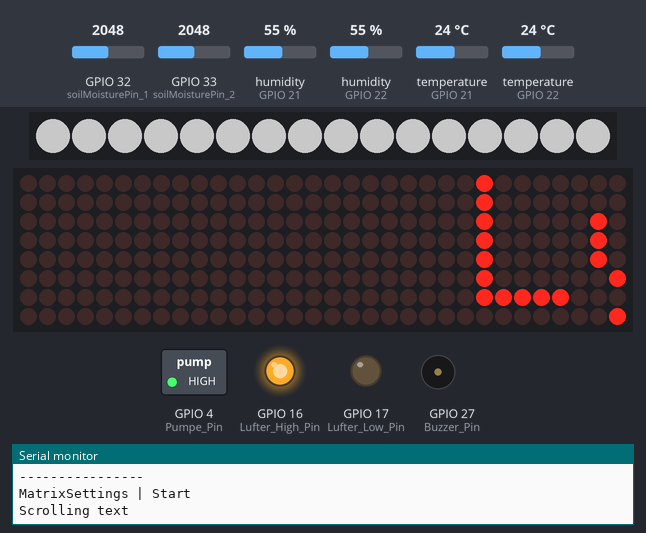
Simulated run of this program. Board: ESP32. Parts: 16 RGB LEDs in strip order, left to right, 32×8 LED matrix, switched loads named in the program (green lamp = pin HIGH), output pins drawn as LEDs (lit = HIGH), buzzer (waves = sounding, pin HIGH), the last lines printed to the serial monitor. The test bench sets the inputs (shaded band); at power-on: temperature (sensors on GPIO 21, GPIO 22) 24 °C, GPIO 32 (soilMoisturePin_1) = 2048, GPIO 33 (soilMoisturePin_2) = 2048, humidity (sensors on GPIO 21, GPIO 22) 55 %. Dim RGB values are drawn brighter than linear; WiFi joins after 1.5 s; servers stay silent unless stated.

Above: at 1.4 s.
1.5 s: temperature (sensor on GPIO 21) set to 25.4 °C
At 8.74 s:
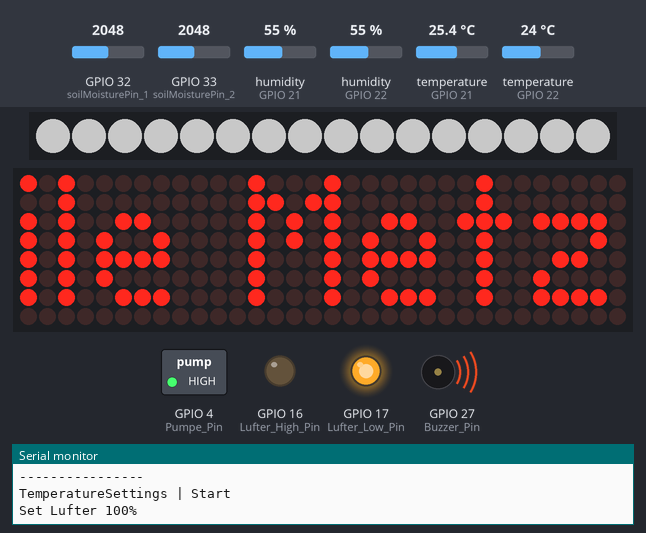
9.2 s: temperature (sensor on GPIO 21) set to 12 °C
At 9.68 s:
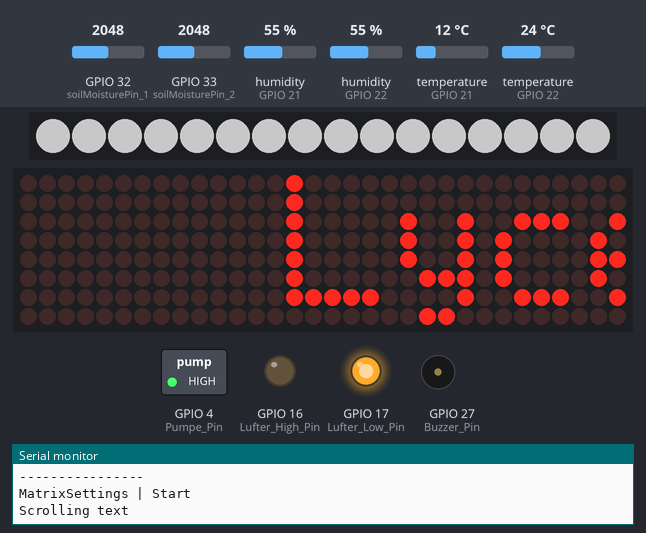
16.9 s: temperature (sensor on GPIO 22) set to 20 °C
25.2 s: temperature (sensor on GPIO 22) set to 19.1 °C
At 32.07 s:
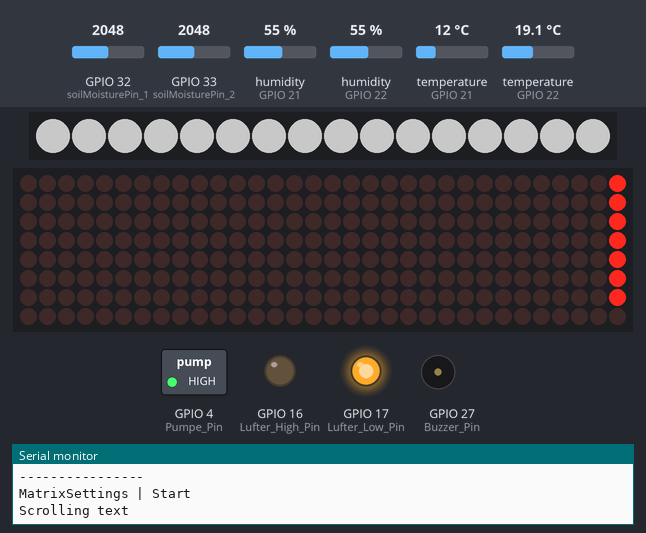
Timing chart, 0 to 33.6 s (numbered marks = the images above; inputs shaded):
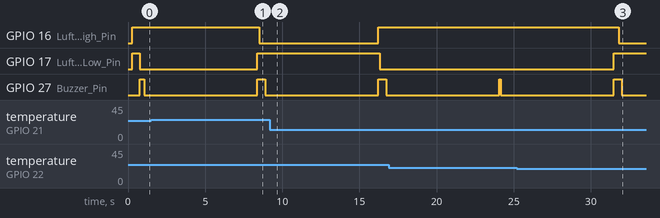

Measured:
- the behaviour switches between 24.9 and 25 °C on temperature (sensor on GPIO 21) (found by bisection; images 0 and 1)
- the behaviour switches between 19.5 and 19.4 °C on temperature (sensor on GPIO 22) (found by bisection; images 2 and 3)
- after the input at 1.5 s, GPIO 16 (Lufter_High_Pin): HIGH → LOW after 7.0 s; GPIO 17 (Lufter_Low_Pin): LOW → HIGH after 6.9 s
- after the input at 9.2 s, GPIO 16 (Lufter_High_Pin): LOW → HIGH after 7.0 s; GPIO 17 (Lufter_Low_Pin): HIGH → LOW after 7.1 s
- after the input at 25.2 s, GPIO 16 (Lufter_High_Pin): HIGH → LOW after 6.6 s; GPIO 17 (Lufter_Low_Pin): LOW → HIGH after 6.3 s
- what the display in image 1 shows lasts 3.9 s, from 5.0 s to 8.9 s

The program:

main.cpp
```cpp
#include <Arduino.h>
#include <Wlan.h>
#include <Request.h>
#include <config.h>
#include <variables.h>

#include <SPI.h>

#include "DHT.h"
#include "Adafruit_NeoPixel.h"
#include "MD_MAX72XX.h"

#define apiSettings DEF_SETTINGS
#define apiSensor   DEF_SENSOR

Wlan    wlan;
Request settings(uri, apiSettings);
Request sensor(uri, apiSensor);

DHT dht_1(DHTPIN_1, DHTTYPE_1);
DHT dht_2(DHTPIN_2, DHTTYPE_2);

Adafruit_NeoPixel neoPixel(NeoPixel_NUM,NeoPixel_PIN,NEO_GRB + NEO_KHZ800);

MD_MAX72XX matrix = MD_MAX72XX(MATRIX_HARDWARE_TYPE,MATRIX_DIN_PIN,MATRIX_CLK_PIN,MATRIX_CS_PIN,MATRIX_MAX_DEVICES);

float round_to_two_decimal(float value) {
  float factor = 100.0;
  float roundedValue = round(value * factor) / factor;
  return roundedValue;
}

void setup(void) {
  Serial.begin(115200);
  Serial.println("Starting up ...");

  wlan.connect();

  dht_1.begin();
  dht_2.begin();

  neoPixel.begin();
  neoPixel.clear();

  matrix.begin();

  pinMode(Lufter_Low_Pin ,OUTPUT);
  pinMode(Lufter_High_Pin ,OUTPUT);
  pinMode(Pumpe_Pin ,OUTPUT);
  pinMode(Buzzer_Pin ,OUTPUT);
  pinMode(soilMoisturePin_1, INPUT);
  pinMode(soilMoisturePin_2, INPUT);

  digitalWrite(Lufter_Low_Pin, 1);
  digitalWrite(Lufter_High_Pin, 1);
  digitalWrite(Pumpe_Pin, 1);
  digitalWrite(Buzzer_Pin, 0);
};

int POST_Sensor() {
  sensor.set.temperature_1(round_to_two_decimal(temperature_1));
  sensor.set.temperature_2(round_to_two_decimal(temperature_2));
  sensor.set.humidity_1(round_to_two_decimal(humidity_1));
  sensor.set.humidity_2(round_to_two_decimal(humidity_2));
  sensor.set.soilMoisture_1(soilMoisture_1);
  sensor.set.soilMoisture_2(soilMoisture_2);
  sensor.set.statusPumpe(statusPumpe);
  sensor.set.statusLufter_Low(statusLufter_Low);
  sensor.set.statusLufter_High(statusLufter_High);
  sensor.set.statusLight(statusLight);
  int http_code = sensor.post(false);
  if(http_code < 200 || http_code >= 300) {
    Serial.println("UpdateValues -> Error Code: " + String(http_code));
  };
  return http_code;
};

void GET_Settings() {
    temperature_Min   = settings.get.temperature_Min();
    temperature_Avg   = settings.get.temperature_Avg();
    temperature_Max   = settings.get.temperature_Max();
    soilMoisture_Min  = settings.get.soilMoisture_Min();
    soilMoisture_Max  = settings.get.soilMoisture_Max();
    setLufter_Low     = settings.get.setLufter_Low();
    setLufter_High    = settings.get.setLufter_High();
    setLight          = settings.get.setLight();
    setPumpe          = settings.get.setPumpe();
    setRgbLed         = settings.get.setRgbLed();
    setMatrixLed      = settings.get.setMatrixLed();
}

int *rgb_String_To_Int(String rgb) {
  int startPos  = rgb.indexOf("(");
  int lastPos   = rgb.indexOf(")");

  String rgbValues = rgb.substring(startPos + 1, lastPos);

  int commaPos1 = rgbValues.indexOf(",");
  int commaPos2 = rgbValues.lastIndexOf(",");

  String r_String = rgbValues.substring(0 , commaPos1);
  String g_String = rgbValues.substring(commaPos1 + 1, commaPos2);
  String b_String = rgbValues.substring(commaPos2 + 1);

  static int rgbArray[3];
  rgbArray[0] = r_String.toInt();
  rgbArray[1] = g_String.toInt();
  rgbArray[2] = b_String.toInt();

  return rgbArray;
}

void scrollText(const char *p) {
  uint8_t charWidth;
  uint8_t cBuf[8];

  Serial.println("\nScrolling text");
  matrix.clear();

  while (*p != '\0') {
    charWidth = matrix.getChar(*p++, sizeof(cBuf) / sizeof(cBuf[0]), cBuf);

    for (uint8_t i=0; i<=charWidth; i++) { // allow space between characters
      	matrix.transform(MD_MAX72XX::TSL);
      	if (i < charWidth) {
        	matrix.setColumn(0, cBuf[i]);
        	delay(50);
	};
    };
  };
};

void BuzzerSet(int time) {
	if(setBuzzer) {
		digitalWrite(Buzzer_Pin, 1);
		delay(time);
		digitalWrite(Buzzer_Pin, 0);
	};
};

void LufterSet(int lufter, bool set) {
	if(lufter == 0) {
		set ? digitalWrite(Lufter_Low_Pin, 0)/* ON */ : digitalWrite(Lufter_Low_Pin, 1); /* OFF */
		statusLufter_Low = set;
    BuzzerSet(100);
	};
	if(lufter == 1) {
		set ? digitalWrite(Lufter_High_Pin, 0)/* ON */ : digitalWrite(Lufter_High_Pin, 1); /* OFF */
		statusLufter_High = set;
    BuzzerSet(100);
  	};
};

void LufterCheck(int lufter) {
	bool check_read_1 = digitalRead(Lufter_Low_Pin);
	bool check_read_2 = digitalRead(Lufter_High_Pin);
	if (lufter == 0) {
		LufterSet(0,false);
		LufterSet(1,false);
	};
	if (setLufter_Low && lufter == 1) {
		!check_read_2 ? LufterSet(1,false) : void();
		!check_read_1 ? void() : LufterSet(0,true);
	} else {
		!check_read_1 ? LufterSet(0,false) : void();
		setLufter_High ? (!check_read_2 ? void() : LufterSet(1,true)) : void();
	}
	if (setLufter_High && lufter == 2) {
		!check_read_1 ? LufterSet(0,false) : void();
		!check_read_2 ? void() : LufterSet(1,true);
	} else {
		!check_read_2 ? LufterSet(1,false) : void();
		setLufter_Low ? (!check_read_1 ? void() : LufterSet(0,true)) : void();
	};
};

void TemperatureSettings() {
	temperature_1 	= dht_1.readTemperature();
	humidity_1      = dht_1.readHumidity();
	if (isnan(temperature_1) || isnan(humidity_1)) {
		Serial.println("No DHT22 sensor connected");
	};
	temperature_2 	= dht_2.readTemperature();
	humidity_2	    = dht_2.readHumidity();
	if (isnan(temperature_2) || isnan(humidity_2)) {
		Serial.println("No DHT11 sensor connected");
	};
	if(temperature_1 >= temperature_Max || temperature_2 >= temperature_Max) {	// lüfter on 100 %
		Serial.println("Set Lufter 100%");
		LufterCheck(2);
	}
	else if (temperature_1 >= temperature_Avg || temperature_2 >= temperature_Avg) {	// lüfter on 50 %
		Serial.println("Set Lufter 50%");
		LufterCheck(1);
	}
	else if(temperature_1 <= temperature_Min || temperature_2 <= temperature_Min) {	// läfter off 0 %
		Serial.println("Set Lufter 0%");
		LufterCheck(0);
	}
	else {
		Serial.println("TemperaturSettings | ERROR");
		LufterCheck(0);
	};
};

void LightSettings() {
  int *rgbValues = rgb_String_To_Int(setRgbLed);

  if(setLight) {
    neoPixel.setBrightness(setBrightness);
    for(int i=0;i<NeoPixel_NUM;i++) {
      neoPixel.setPixelColor(i, rgbValues[0],rgbValues[1],rgbValues[2]);
      neoPixel.show();
    };
  } else {
    neoPixel.clear();
    neoPixel.show();
  };
};

void PumpeSet(bool set) {
  set ? digitalWrite(Pumpe_Pin,0) : digitalWrite(Pumpe_Pin,1);
  statusPumpe = set;
  BuzzerSet(100);
};

void SoilMoistureSettings() {
	soilMoisture_1 = map(analogRead(soilMoisturePin_1), soilMoisture_Map_Min, soilMoisture_Map_Max, soilMoisture_Map_To, soilMoisture_Map_From);
	soilMoisture_2 = map(analogRead(soilMoisturePin_2), soilMoisture_Map_Min, soilMoisture_Map_Max, soilMoisture_Map_To, soilMoisture_Map_From);

	if(setPumpe) {
		if((soilMoisture_1 || soilMoisture_2) <= soilMoisture_Min) {	// Pumepe ON
			Serial.println("Set Pumpe ON");
			PumpeSet(true);
		};
    		if((soilMoisture_1 && soilMoisture_2) >= soilMoisture_Max) {	// Pumpe OFF
			Serial.println("Set Pumpe OFF");
			PumpeSet(false);
		};
	} else {
		Serial.println("Settings Pumpe OFF");
		PumpeSet(false);
  	};
};

void MatrixLedSettings() {
  matrix.control(MD_MAX72XX::INTENSITY, setBrightness);
  scrollText(setMatrixLed);
};

void StatusPrint() {
	Serial.println("  | Temperature | Humidity ");
	Serial.println("1 | " + String(temperature_1) + "°C | " + String(humidity_1) + "%");
	Serial.println("2 | " + String(temperature_2) + "°C | " + String(humidity_2) + "%");
	Serial.println("-------------------------");
	Serial.println("  | Name 	          | Var ");
	Serial.println("  | temperature_Min |" + String(temperature_Min));
	Serial.println("  | temperature_Avg |" + String(temperature_Avg));
	Serial.println("  | temperature_Max |" + String(temperature_Max));
	Serial.println("-------------------------");
	Serial.println("1 | SoilMoisture    |" + String(soilMoisture_1));
	Serial.println("2 | SoilMoisture    |" + String(soilMoisture_2));
  Serial.println("----------------");
};

void mainSettings() {
  Serial.println("----SETTINGS----");
  int settings_http_code = settings.start();
  Serial.print("HTTP Code: ");
  Serial.println(settings_http_code);
  if(settings_http_code < 200 || settings_http_code >= 300) {
    Serial.println("GET_Settings -> Error Code: " + String(settings_http_code));
  } else {
    GET_Settings();
  };
  settings.end();
  Serial.println("----------------");
};

void mainSensor() {
  Serial.println("-----SENSOR----");
  int sensor_http_code = sensor.start();
  Serial.print("HTTP Code: ");
  Serial.println(sensor_http_code);
  if(sensor_http_code < 200 || sensor_http_code >= 300) {
    Serial.println("POST_Sensor -> Error Code: " + String(sensor_http_code));
  } else {
    Serial.print("POST Code: ");
    Serial.println(POST_Sensor());
  };
  sensor.end();
  Serial.println("----------------");
};

void mainLoop() {
  if (wlan.status() == DISCONNECTED ) {
    wlan.reconnect();
  }
  mainSettings();

  Serial.println("TemperatureSettings | Start");
  TemperatureSettings();
  Serial.println("----------------");
  Serial.println("SoilMoistueSettings | Start");
  SoilMoistureSettings();
  Serial.println("----------------");
  Serial.println("LightSettings | Start");
  LightSettings();
  Serial.println("----------------");
  Serial.println("MatrixSettings | Start");
  MatrixLedSettings();
  Serial.println("----------------");
  StatusPrint();

  mainSensor();
  delay(MINDelay);
}

void loop(void) {
  mainLoop();
}
```

variables.h
```cpp
// SENSOR

float   temperature_1 		= 0.00;
float   humidity_1 		= 0.00;
float   temperature_2 		= 0.00;
float   humidity_2 		= 0.00;
float   soilMoisture_1 		= 0.00;
float   soilMoisture_2 		= 0.00;
bool    statusPumpe		= false;
bool    statusLufter_Low	= false;
bool    statusLufter_High	= false;
bool    statusLight		= true;
const char* getRgbLed		= "rgb(255,255,255)";

// SETTINGS

int 	temperature_Min 	= 15;
int 	temperature_Avg 	= 20;
int 	temperature_Max 	= 25;
int 	soilMoisture_Min 	= 40;
int 	soilMoisture_Max 	= 80;
int 	setBrightness 		= 100;
bool 	setBuzzer 		= true;
bool 	setLufter_Low 		= true;
bool 	setLufter_High 		= true;
bool 	setPumpe 		= false;
bool 	setLight 		= true;
const char* setRgbLed 		= "rgb(255,255,255)";
const char* setMatrixLed 	= "Lycee Prive Emile Metz";
```

config.h
```cpp
const char* uri = "http://192.168.178.38:8080";//"http://192.0.0.20:8080";//"http://192.0.0.21:8080";
// STANDARD SETTINGS
#define MINDelay 3000

// DHT help
// https://randomnerdtutorials.com/esp32-dht11-dht22-temperature-humidity-sensor-arduino-ide/
// VCC  -> 3.3V
// GND  -> GND
// DATA -> PIN (21 / 22)
#define DHTPIN_1  	21 // Digital pin connected to the DHT sensor
#define DHTPIN_2  	22 // Digital pin connected to the DHT sensor
#define DHTTYPE_1	DHT22 // DHT 22  (AM2302), AM2321
#define DHTTYPE_2	DHT11

// Capacitive Soil Moisture Sensor help
// https://media.digikey.com/pdf/data%20sheets/dfrobot%20pdfs/sen0193_web.pdf
// VCC    -> 5V
// GND    -> GND
// DATA   -> Pin (25 / 26)
// 2006.0 = 100%
// 4095.0 = 0%
const int soilMoisturePin_1 = 32;// 25
const int soilMoisturePin_2 = 33;// 26
const int soilMoisture_Map_Min = 2006;
const int soilMoisture_Map_Max = 4095;
const int soilMoisture_Map_From = 0;
const int soilMoisture_Map_To = 100;

// Adafruit Neo Pixel Ring help
// https://www.adafruit.com/product/1463
// VCC    -> 3.3V  	- WHITE
// GND    -> GND 	- BROWN
// DIN    -> 14		- BLUE
// DOUT   -> NONE
#define NeoPixel_NUM 16
#define NeoPixel_PIN 14

// LED Matrix help
// https://lastminuteengineers.com/max7219-dot-matrix-arduino-tutorial/
// VCC -> 3.3V 	- RED
// GND -> GND	- BLUE
// DIN -> 19	- YELLOW
// CS  -> 5	- GRAY
// CLK -> 18	- VIOLET
#define MATRIX_HARDWARE_TYPE 	MD_MAX72XX::FC16_HW
#define MATRIX_MAX_DEVICES 	4
#define MATRIX_DIN_PIN 		19
#define MATRIX_CS_PIN		5
#define MATRIX_CLK_PIN		18


// Lüfter Relais
// VCC -> 3.3V
// GND -> GND
const int Lufter_Low_Pin 	= 17; // 5V  GREEN
const int Lufter_High_Pin 	= 16; // 12V VIOLET

// Pumpe Relais
// VCC -> 3.3V
// GND -> GND
const int Pumpe_Pin = 4; // 12V GRAY

// Buzzer VCC
// VCC -> 27
// GND -> GND
const int Buzzer_Pin = 27; // YELLOW

// SYSTEM USE
const int SIDO 		= 5;  //SDIO
const int BOOT 		= 0;  //BOOT
const int LOG  		= 15; //LOG
const int VDD_FLASH	= 12; //VDD_FLASH
```
